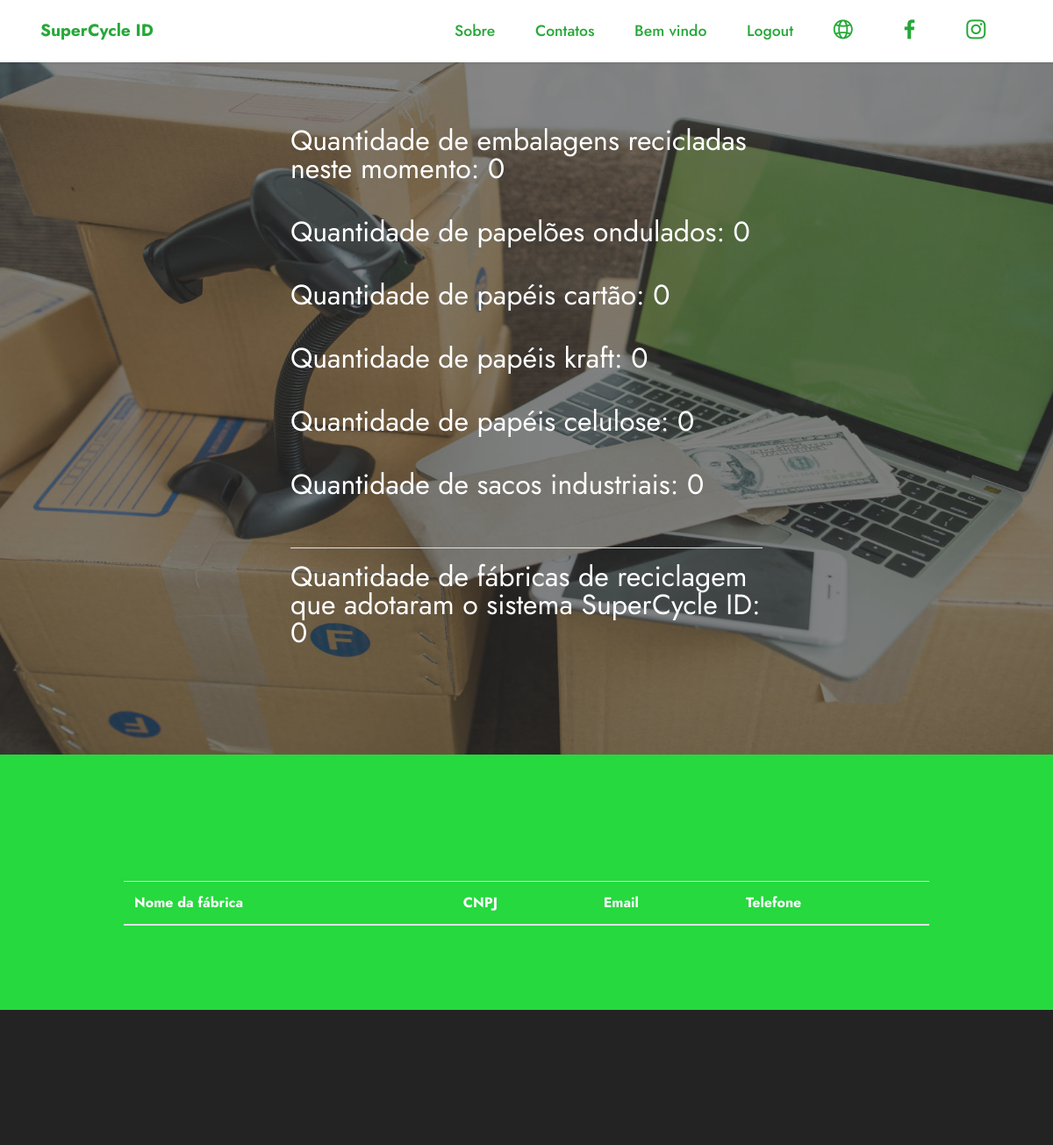
Before: /painelAdmKlabin.php (upper part) with the older database file.
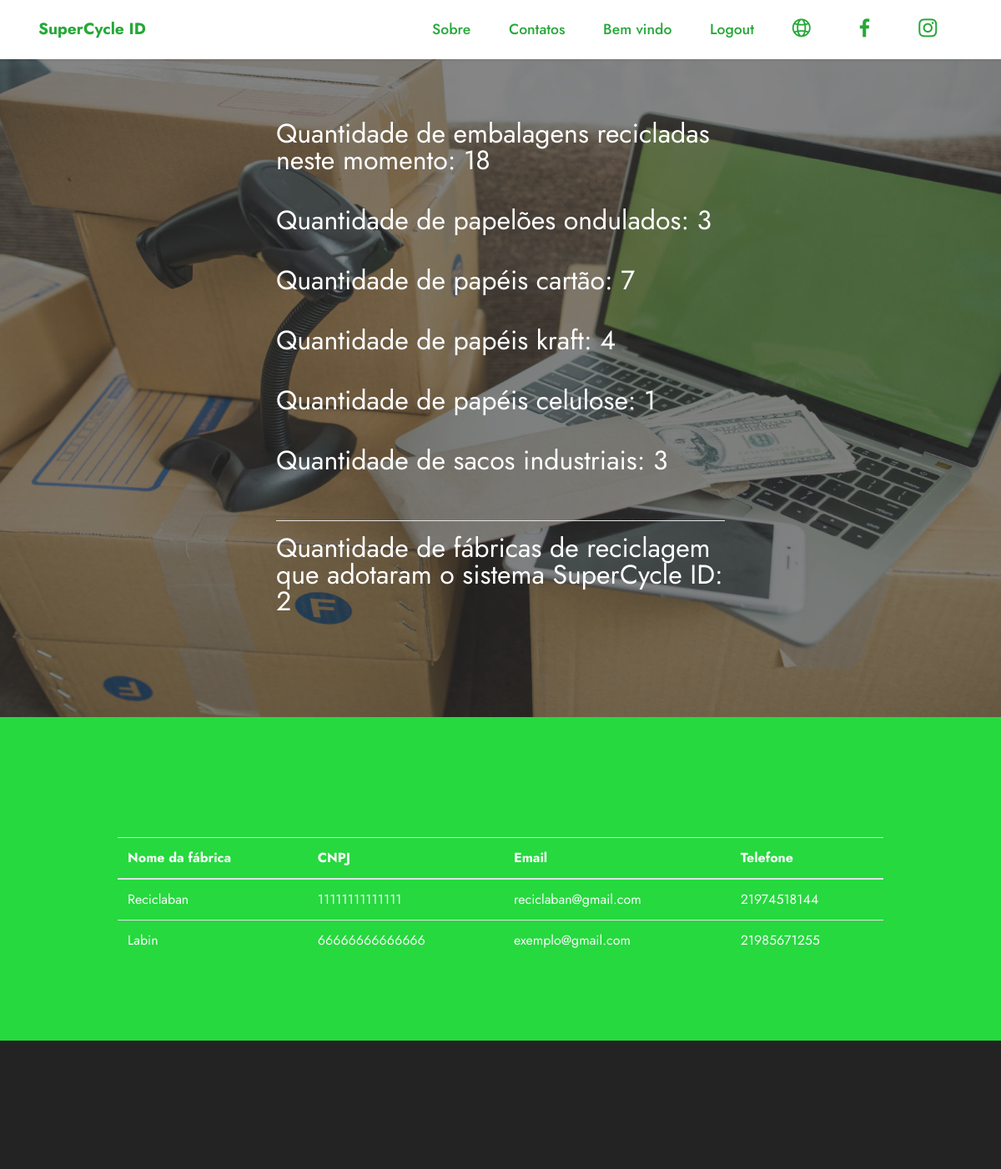
After: the same page with the newer database file.
### tables this page shows
CREATE TABLE `fabrecicladora` (
  `Cnpj` varchar(14) NOT NULL,
  `Nome` varchar(250) NOT NULL,
  `email` varchar(50) NOT NULL,
  `Cep` varchar(8) NOT NULL,
  `Tel` varchar(14) NOT NULL,
  `Senha` varchar(255) NOT NULL
);

### painelAdmKlabin.php (the view, shortened to what this page needs)
<?php
    require_once("conexao.php");
    $id = $_SESSION["id_usuario"];
    $ComandoSQL = "SELECT * FROM admklabin WHERE Cpf = '$id'";
    $Resultado = mysqli_query($Conex, $ComandoSQL);
    $Dados = mysqli_fetch_array($Resultado);
?>
<!DOCTYPE html>
<html lang="pt-br">
<head>
  <link rel="stylesheet" href="assets/web/assets/mobirise-icons2/mobirise2.css">
  <link rel="stylesheet" href="assets/web/assets/mobirise-icons-bold/mobirise-icons-bold.css">
  <link rel="stylesheet" href="assets/tether/tether.min.css">
  <link rel="stylesheet" href="assets/bootstrap/css/bootstrap.min.css">
  <link rel="stylesheet" href="assets/bootstrap/css/bootstrap-grid.min.css">
  <link rel="stylesheet" href="assets/bootstrap/css/bootstrap-reboot.min.css">
  <link rel="stylesheet" href="assets/dropdown/css/style.css">
  <link rel="stylesheet" href="assets/animatecss/animate.css">
  <link rel="stylesheet" href="assets/socicon/css/styles.css">
  <link rel="stylesheet" href="assets/theme/css/style.css">
  <link rel="preload" as="style" href="assets/mobirise/css/mbr-additional.css"><link rel="stylesheet" href="assets/mobirise/css/mbr-additional.css" type="text/css">
</head>
<body>
<section class="menu menu1 cid-sd2hsjFLPI" once="menu" id="menu1-l">
    <nav class="navbar navbar-dropdown navbar-fixed-top navbar-expand-lg">
        <div class="container">
            <div class="navbar-brand">
                <span class="navbar-caption-wrap"><a class="navbar-caption text-info display-7" href="index.php">SuperCycle ID</a></span>
            </div>
            <div class="collapse navbar-collapse" id="navbarSupportedContent">
                <ul class="navbar-nav nav-dropdown nav-right" data-app-modern-menu="true"><li class="nav-item"><a class="nav-link link text-info text-primary display-4" href="index.php#Sobre">Sobre</a></li>
                    <li class="nav-item"><a class="nav-link link text-info text-primary display-4" href="index.php#contacts1-n">Contatos</a></li>
                    <li class="nav-item"><a class="nav-link link text-info text-primary display-4" href="painelFabrica.php"><?php echo "Bem vindo ".$Dados["Nome"];?></a>
                    </li>
                    <li class="nav-item"><a href="logout.php" class="nav-link link text-info text-primary display-4">Logout</a></li>
                    <li class="nav-item"><a href="https://klabin.com.br/" target="_blank" class="nav-link link text-info text-primary display-4">
                            <span class="mobi-mbri mobi-mbri-globe-2 mbr-iconfont mbr-iconfont-btn" style="color: rgb(38, 168, 56); fill: rgb(38, 168, 56);"></span>
                        </a>
                    </li>
                    <li class="nav-item">
                        <a href="https://web.facebook.com/Klabin.SA/?_rdc=1&_rdr" target="_blank" class="nav-link link text-info text-primary display-4">
                            <span class="mbr-iconfont socicon-facebook socicon" style="color: rgb(38, 168, 56); fill: rgb(38, 168, 56);"></span>
                        </a>
                    </li>
                    <li class="nav-item">
                    <a href="https://www.instagram.com/klabin.sa/?hl=pt-br" target="_blank" class="nav-link link text-info text-primary display-4">
                            <span class="mbr-iconfont socicon-instagram socicon" style="color: rgb(38, 168, 56); fill: rgb(38, 168, 56);"></span>
                        </a>
                    </li>
                </ul>
            </div>
        </div>
    </nav>
</section>
<section class="header6 cid-scXFNtFDjb mbr-fullscreen mbr-parallax-background" id="header6-1">
    <div class="mbr-overlay" style="opacity: 0.6; background-color: rgb(53, 53, 53);"></div>
    <div class="align-justify container">
        <div class="row justify-content-center">
            <div class="col-lg-6 col-md-6 col-md-12">
                <h2 class="mbr-section-title mbr-fonts-style mbr-white mb-3"><p>Quantidade de embalagens recicladas neste momento: <?php
                    require_once("conexao.php");
                    $ComandoSQL = "SELECT COUNT(*) as QntEmbalagem FROM smartembalagem";
                    $Resultado = mysqli_query($Conex,$ComandoSQL);
                    $Dados = mysqli_fetch_array($Resultado);
                    echo $Dados["QntEmbalagem"];
                ?></p></h2><br>
                <h2 class="mbr-section-title mbr-fonts-style mbr-white mb-3"><p>Quantidade de papelões ondulados: <?php
                    require_once("conexao.php");
                    $ComandoSQL = "SELECT COUNT(*) as QntPapelOndulado FROM smartembalagem WHERE TipoEmbalagem LIKE 'Papelao ondulado'";
                    $Resultado = mysqli_query($Conex, $ComandoSQL);
                    $Dados = mysqli_fetch_array($Resultado);
                    echo $Dados["QntPapelOndulado"];
                ?>
                </p>
                </h2><br>
                <h2 class="mbr-section-title mbr-fonts-style mbr-white mb-3"><p>Quantidade de papéis cartão: <?php
                    require_once("conexao.php");
                    $ComandoSQL = "SELECT COUNT(*) as QntPapelOndulado FROM smartembalagem WHERE TipoEmbalagem LIKE 'Papel cartao'";
                    $Resultado = mysqli_query($Conex, $ComandoSQL);
                    $Dados = mysqli_fetch_array($Resultado);
                    echo $Dados["QntPapelOndulado"];
                ?>
                </p>
                </h2><br>
                <h2 class="mbr-section-title mbr-fonts-style mbr-white mb-3"><p>Quantidade de papéis kraft: <?php
                    require_once("conexao.php");
                    $ComandoSQL = "SELECT COUNT(*) as QntPapelOndulado FROM smartembalagem WHERE TipoEmbalagem LIKE 'Papel kraft'";
                    $Resultado = mysqli_query($Conex, $ComandoSQL);
                    $Dados = mysqli_fetch_array($Resultado);
                    echo $Dados["QntPapelOndulado"];
                ?>
                </p>
                </h2><br>
                <h2 class="mbr-section-title mbr-fonts-style mbr-white mb-3"><p>Quantidade de papéis celulose: <?php
                    require_once("conexao.php");
                    $ComandoSQL = "SELECT COUNT(*) as QntPapelOndulado FROM smartembalagem WHERE TipoEmbalagem LIKE 'Papel celulose'";
                    $Resultado = mysqli_query($Conex, $ComandoSQL);
                    $Dados = mysqli_fetch_array($Resultado);
                    echo $Dados["QntPapelOndulado"];
                ?>
                </p>
                </h2><br>
                <h2 class="mbr-section-title mbr-fonts-style mbr-white mb-3"><p>Quantidade de sacos industriais: <?php
                    require_once("conexao.php");
                    $ComandoSQL = "SELECT COUNT(*) as QntPapelOndulado FROM smartembalagem WHERE TipoEmbalagem LIKE 'Saco industrial'";
                    $Resultado = mysqli_query($Conex, $ComandoSQL);
                    $Dados = mysqli_fetch_array($Resultado);
                    echo $Dados["QntPapelOndulado"];
                ?>
                </p>
                </h2><br>
                <hr color="white">
                <h2 class="mbr-section-title mbr-fonts-style mbr-white mb-3"><p>Quantidade de fábricas de reciclagem que adotaram o sistema SuperCycle ID: <?php
                    require_once("conexao.php");
                    $ComandoSQL = "SELECT COUNT(*) as QntFabrica FROM fabrecicladora";
                    $Resultado = mysqli_query($Conex,$ComandoSQL);
                    $Dados = mysqli_fetch_array($Resultado);
                    echo $Dados["QntFabrica"];
                ?></p></h2><br>
            </div>
        </div>
    </div>
</section>
<section class="content5 cid-sd21lKEBOm" id="content5-7">
    <div class="container" id="CRUD">
        <div class="row justify-content-center">
            <div class="col-md-12 col-lg-10">
                <h2 class="align-center text-white"><strong>Pontos de reciclagem cadastrados</strong></h2><br>
                <table class="table text-white">
                    <thead class="">
                        <tr>
                        <th scope="col">Nome da fábrica</th>
                        <th scope="col">CNPJ</th>
                        <th scope="col">Email</th>
                        <th scope="col">Telefone</th>
                        </tr>
                    </thead>
                    <tbody>
                        <?php
                            require_once("conexao.php");
                            $ComandoSQL = "Select Nome, Cnpj, email, Tel From fabrecicladora";
                            $Resultado = mysqli_query($Conex, $ComandoSQL);
                            while ($Dado = $Resultado->fetch_assoc()) {
                                echo "<tr>";
                                echo "<td>".$Dado["Nome"]."</td>";
                                echo "<td>".$Dado["Cnpj"]."</td>";
                                echo "<td>".$Dado["email"]."</td>";
                                echo "<td>".$Dado["Tel"]."</td>";
                                echo "</tr>";
                            }
                        ?>
                    </tbody>
                </table>
            </div>
        </div>
    </div>
</section>
<section class="footer1 cid-scXH7DFQhu" once="footers" id="footer1-4">
    <div class="container">
        <div class="row mbr-white">
            <div class="col-12 col-md-12 col-lg-12">
                <ul class="list mbr-fonts-style display-4">
                </ul>
            </div>
        </div>
    </div>
</section>
    </body>
</html>

### assets/dropdown/css/style.css (style rules this page uses)
.navbar-dropdown { left: 0; padding: 0; position: absolute; right: 0; top: 0; transition: all 0.45s ease; z-index: 1030; background: #282828; }
.navbar-dropdown .navbar-caption { font-weight: 700; white-space: normal; vertical-align: -4px; line-height: 3.125rem !important; }
.navbar-dropdown .navbar-caption, .navbar-dropdown .navbar-caption:hover { color: inherit; text-decoration: none; }
.navbar-dropdown.navbar-fixed-top { position: fixed; }
.navbar-dropdown .navbar-brand span { vertical-align: -4px; }
.nav-dropdown { font-size: 0.75rem; font-weight: 500; height: auto !important; }
.nav-dropdown .link { margin: .667em 1.667em; font-weight: 500; padding: 0; transition: color .2s ease-in-out; }
.nav-dropdown .link::after, .nav-dropdown .dropdown-item::after { color: inherit; }

### assets/theme/css/style.css (style rules this page uses)
section { background-color: #ffffff; }
body { font-style: normal; line-height: 1.5; font-weight: 400; color: #232323; position: relative; }
section, .container, .container-fluid { position: relative; word-wrap: break-word; }
a { font-style: normal; font-weight: 400; cursor: pointer; }
a, a:hover { text-decoration: none; }
.mbr-section-title { font-style: normal; line-height: 1.3; }
h1, h2, h3, h4, h5, h6, .display-1, .display-2, .display-4, .display-5, .display-7, span, p, a { line-height: 1; word-break: break-word; word-wrap: break-word; font-weight: 400; }
section { background-position: 50% 50%; background-repeat: no-repeat; background-size: cover; }
.mbr-white { color: #ffffff; }
.mbr-fullscreen .mbr-overlay { min-height: 100vh; }
.mbr-fullscreen { display: flex; display: -moz-flex; display: -ms-flex; display: -o-flex; align-items: center; min-height: 100vh; padding-top: 3rem; padding-bottom: 3rem; }
.menu .navbar-brand { display: -webkit-flex; }
.menu .navbar-brand span { display: flex; display: -webkit-flex; }
.menu .navbar-brand .navbar-caption-wrap { display: -webkit-flex; }
@media (min-width: 992px) { .menu .navbar-nav.nav-dropdown { display: -webkit-flex; } }
.nav-link .mbr-iconfont { margin-right: .5rem; }
.navbar { display: -webkit-flex; -webkit-flex-wrap: wrap; -webkit-align-items: center; -webkit-justify-content: space-between; }
.navbar-collapse { -webkit-flex-basis: 100%; -webkit-flex-grow: 1; -webkit-align-items: center; }
.nav-dropdown .link { padding: 0.667em 1.667em !important; margin: 0 !important; }
.row { display: -webkit-flex; -webkit-flex-wrap: wrap; }
.justify-content-center { -webkit-justify-content: center; }
html, body { height: auto; min-height: 100vh; }
.mbr-overlay { background-color: #000; bottom: 0; left: 0; opacity: 0.5; position: absolute; right: 0; top: 0; z-index: 0; pointer-events: none; }
ul, ol, pre, blockquote { margin-bottom: 2.3125rem; }
@media (min-width: 992px) { .container { padding-left: 16px; padding-right: 16px; } }
@media (min-width: 992px) { .row { margin-left: -16px; margin-right: -16px; } }
@media (min-width: 992px) { .row > [class*="col"] { padding-left: 16px; padding-right: 16px; } }

Changed rows visible on the page:
added fabrecicladora: Nome "Reciclaban", Cnpj "11111111111111", email "reciclaban@gmail.com", Tel "21974518144"
added fabrecicladora: Nome "Labin", Cnpj "66666666666666", email "exemplo@gmail.com", Tel "21985671255"
Other visible differences:
$Dados["QntEmbalagem"]: "0" → "18"
$Dados["QntPapelOndulado"]: "0" → "3"
$Dados["QntPapelOndulado"]: "0" → "7"
$Dados["QntPapelOndulado"]: "0" → "4"
$Dados["QntPapelOndulado"]: "0" → "1"
$Dados["QntFabrica"]: "0" → "2"
